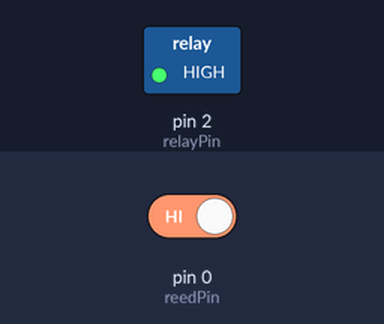
A sketch run on a simulated Arduino Uno, built with avr-gcc and run on an emulated ATmega328P. Shown: switched loads named in the sketch (green lamp = pin HIGH). Inputs (shaded band) come from the test bench; at power-on: pin 0 (reedPin) HIGH.

Above: at 0.1 s.
Timing chart, 0 to 1.6 s (numbered marks = the images above):
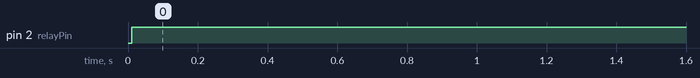

Measured:
- by itself, pin 2 (relayPin): LOW → HIGH at 0.01 s

The sketch:

AutoDoorLightV2.ino
```cpp
//Name: AutoDoorLightV2
//Describe: Project for detect when door is open, auto bright the light when environment is under dark.
//Author: Josh Chen
//Change Log:
//  2013-11-30: Initial version
//	2013-12-07: Change CDS limit from 700 to 500

//Define Limit Value
#define CDS_DARK_LIMIT  500
#define RELAY_TIMEOUT  30

//Pin Assignment
const byte cdsPin = 3;
const byte reedPin = 0;
const byte relayPin = 2;

//Global Variable
boolean lightIsBright = false;
unsigned int lightCounter = 0;

//Function for start
void setup()
{
  pinMode(cdsPin, INPUT);
  pinMode(reedPin, INPUT);
  pinMode(relayPin, OUTPUT);
}

//Function for detect briteness of environment
boolean envIsDark()
{
  unsigned int cdsRate = analogRead(cdsPin);
  return (cdsRate >= CDS_DARK_LIMIT);
}

//Function for detect is door opened
boolean doorIsOpen()
{
  boolean reedStatus = digitalRead(reedPin);
  if (reedStatus == false)
    return false;

  //Debounce after 10ms
  delay(10);
  reedStatus = digitalRead(reedPin);
  return reedStatus;
}

//Function for routing
void loop()
{
  if (doorIsOpen())  //When door is opened, go to detect environment
  {
    if ((lightIsBright == false) && envIsDark())  //When environment is under dark, go to turn on light
    {
      digitalWrite(relayPin, HIGH);
      lightIsBright = true;
    }
    lightCounter = 0;
  }
  else if (lightIsBright == true)  //When door is closed, go to detect lighting counter
  {
    if (lightCounter >= RELAY_TIMEOUT)  //When lighting counter over limit, go to turn off light
    {
      digitalWrite(relayPin, LOW);
      lightIsBright = false;
      lightCounter = 0;
    }
    lightCounter++;
  }
  delay(1000);  //Detect cycle = 1 second
}
```
